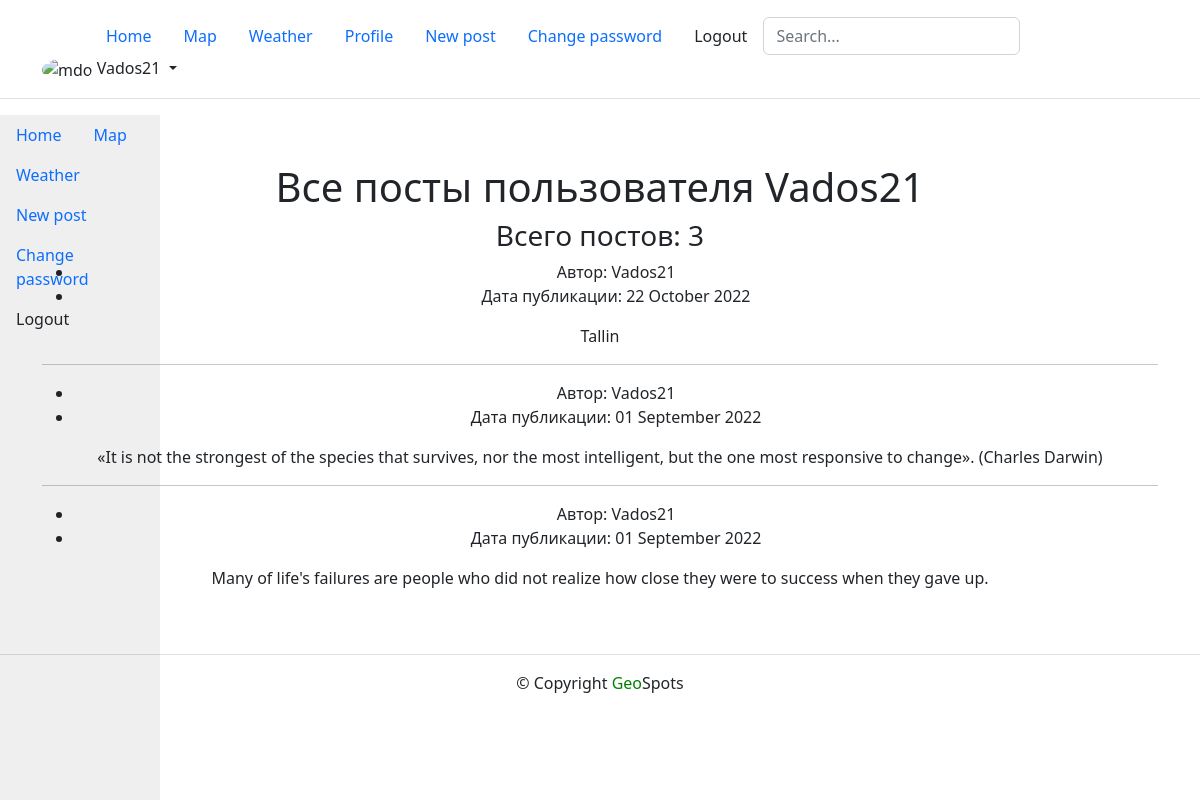
The page /profile/Vados21/ (signed in) on the database as committed earlier.
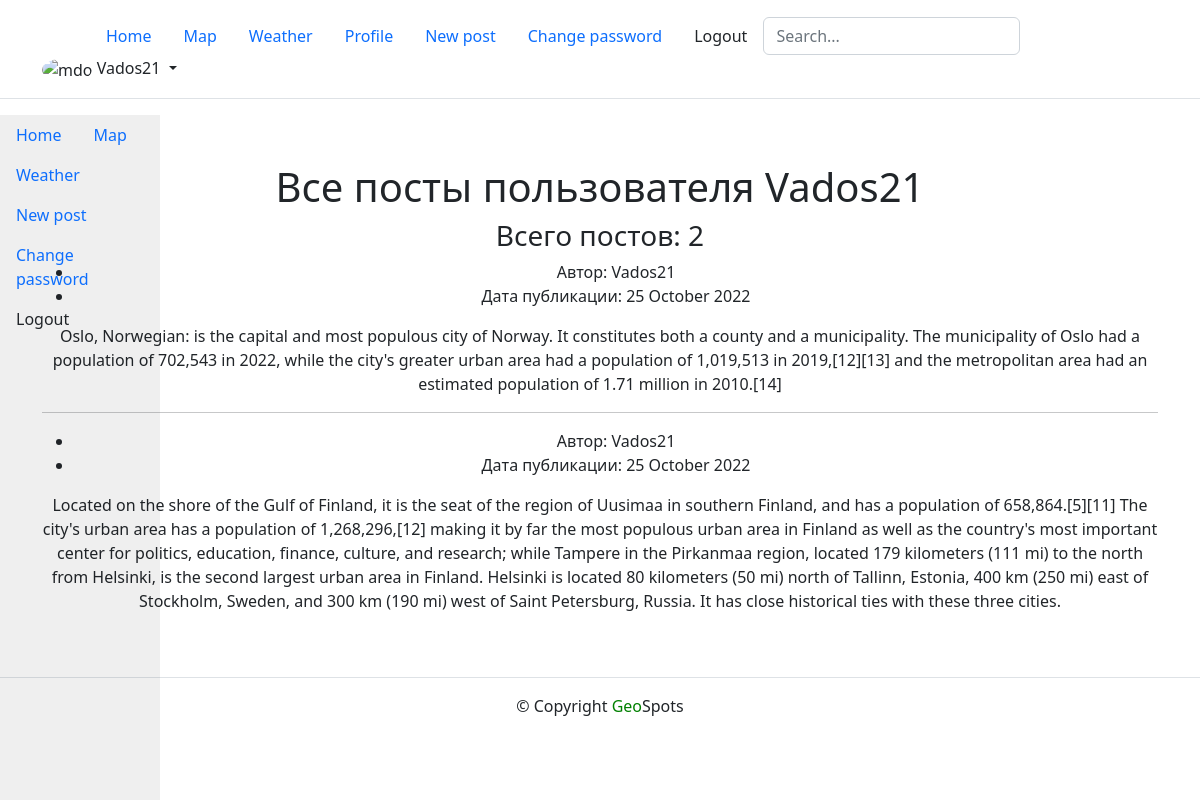
The same page on the database as committed later.
### posts/models.py (models this page shows, shortened)
class Post(models.Model):
    title = models.CharField(max_length=200)
    text = models.TextField()
    pub_date = models.DateTimeField(auto_now_add=True)
    author = models.ForeignKey(
        User,
        on_delete=models.CASCADE,
        related_name='posts'
    )
    group = models.ForeignKey(
        Group, blank=True, null=True,
        on_delete=models.SET_NULL,
        related_name='posts'
    )
    image = models.ImageField(
        'Картинка',
        upload_to='posts/',
        blank=True
    )
    lat = models.DecimalField(max_digits=10, decimal_places=8)
    lon = models.DecimalField(max_digits=10, decimal_places=8)
    likes = models.ManyToManyField(User, related_name='likes', blank=True)
    class Meta:
        ordering = ['-pub_date']

### posts/views.py (the view)
# urls.py: path('profile/<str:username>/', views.profile, name='profile'),
def profile(request, username):
    logging.info('profile started')
    user = get_object_or_404(User, username=username)
    post_list = user.posts.all()
    paginator = Paginator(post_list, 10)
    page_number = request.GET.get('page')
    post_counter = paginator.count
    page_obj = paginator.get_page(page_number)
    context = {
        'username': user,
        'post_counter': post_counter,
        'page_obj': page_obj,
    }
    return render(request, 'posts/profile.html', context)

### posts/templates/posts/profile.html (shortened to what this page needs)
{% extends 'posts/base.html'%}
{% block content %}
<div class="container py-5">
  <h1>Все посты пользователя {{ username }} </h1>
  <h3>Всего постов: {{ post_counter }} </h3>
  <article>
  {% for post in page_obj %}
    <ul>
      <li>
        Автор: {{ username }}
      </li>
      <li>
        Дата публикации: {{ post.pub_date|date:"d E Y" }}
      </li>
    </ul>
    <p>{{ post.text|linebreaksbr }}</p>
    {% if not forloop.last %}<hr>{% endif %}
  {% endfor %}
  </article>
</div>
{% endblock content%}

### posts/templates/posts/base.html (shortened to what this page needs)
<!DOCTYPE html>
<html lang="en">
  <head>
  </head>
  <body>
    <header>
      {% include 'posts/includes/header.html' %}
    </header>
    <div class="sidenav" background="green">
      <nav id="menuVerticsl">
        <ul class="nav nav-pills">
          <li class="nav-item">
            <a class="nav-link" href="/">Home</a>
          </li>
          <li class="nav-item">
            <a class="nav-link" href="{% url 'posts:map' %}">Map</a>
          </li>
          <li class="nav-item">
            <a class="nav-link" href="{% url 'posts:weather' %}">Weather</a>
          </li>
          {% if user.is_authenticated %}
            <li class="nav-item">
              <a class="nav-link" href="{% url 'posts:create_post' %}">New post</a>
            </li>
            <li class="nav-item">
              <a class="nav-link
                "
                href="{% url 'users:password_change' %}"
              >
                Change password
              </a>
            </li>
            <li class="nav-item">
              <a class="nav-link link-dark" href="{% url 'users:logout' %}">Logout</a>
            </li>
          {% endif %}
        </ul>
      </nav>
    </div>
    <main>
      <center>
        {% block content %}
        {% endblock %}
      </center>
    <footer class="border-top text-center py-3">
      {% include 'posts/includes/footer.html' %}
    </footer>
  </body>

### posts/templates/posts/includes/header.html (shortened to what this page needs)
<header class="p-3 mb-3 border-bottom">
  {% load static %}
<link href="https://cdn.jsdelivr.net/npm/bootstrap@5.2.0/dist/css/bootstrap.min.css" rel="stylesheet">
    <div class="container">
      <div class="d-flex flex-wrap align-items-center justify-content-center justify-content-lg-start">
        <a href="/" class="d-flex align-items-center mb-2 mb-lg-0 text-dark text-decoration-none">
          <svg class="bi me-2" width="40" height="32" role="img" aria-label="Bootstrap"><use xlink:href="#bootstrap"/></svg>
        </a>
        <ul class="nav nav-pills">
          <li class="nav-item">
            <a class="nav-link" href="/">Home</a>
          </li>
          <li class="nav-item">
            <a class="nav-link" href="{% url 'posts:map' %}">Map</a>
          </li>
          <li class="nav-item">
            <a class="nav-link" href="{% url 'posts:weather' %}">Weather</a>
          </li>
          {% if user.is_authenticated %}
            <li class="nav-item">
              <a class="nav-link" href="{% url 'posts:profile' user.username %}">Profile</a>
            </li>
            <li class="nav-item">
              <a class="nav-link" href="{% url 'posts:create_post' %}">New post</a>
            </li>
            <li class="nav-item">
              <a class="nav-link
                "
                href="{% url 'users:password_change' %}"
              >
                Change password
              </a>
            </li>
            <li class="nav-item">
              <a class="nav-link link-dark" href="{% url 'users:logout' %}">Logout</a>
            </li>
          {% endif %}
        </ul>
        <form class="col-12 col-lg-auto mb-3 mb-lg-0 me-lg-3" role="search">
          <input type="search" class="form-control" placeholder="Search..." aria-label="Search">
        </form>
        {% if user.is_authenticated %}
          <div class="dropdown text-end">
            <a href="#" class="d-block link-dark text-decoration-none dropdown-toggle" data-bs-toggle="dropdown" aria-expanded="false">
              <img src="https://static.tildacdn.com/tild6333-3538-4664-a134-643134316461/IMG_3183_2_1.png" alt="mdo" width="32" height="32" class="rounded-circle">
                {{ user.username }}
            </a>
          </div>
        {% endif %}
      </div>
    </div>
</header>

### posts/templates/posts/includes/footer.html
<footer>
    <p>© {{ year }} Copyright <span style="color:green">Geo</span>Spots</p>
  </footer>

### posts/templates/posts/base.html (style rules this page uses)
.sidenav { height: 100%; width: 160px; position: fixed; background-color:#1111; }

Rows that differ between the two databases and show on the page:
removed Post: {{ username }} "Vados21", pub_date "22 October 2022", text "Tallin"
removed Post: {{ username }} "Vados21", pub_date "01 September 2022", text "«It is not the strongest of the species that survives, nor the most intelligent, but the one most responsive to change». (Charles Darwin)"
removed Post: {{ username }} "Vados21", pub_date "01 September 2022", text "Many of life's failures are people who did not realize how close they were to success when they gave up."
added Post: {{ username }} "Vados21", pub_date "25 October 2022", text "Oslo, Norwegian: is the capital and most populous city of Norway. It constitutes both a county and a municipality. The municipality of Oslo had a population of 702,543 in 2022, while the city's greater urban area had a population of 1,019,513 in 2019,[12][13] and the metropolitan area had an estimated population of 1.71 million in 2010.[14]"
added Post: {{ username }} "Vados21", pub_date "25 October 2022", text "Located on the shore of the Gulf of Finland, it is the seat of the region of Uusimaa in southern Finland, and has a population of 658,864.[5][11] The city's urban area has a population of 1,268,296,[12] making it by far the most populous urban area in Finland as well as the country's most important center for politics, education, finance, culture, and research; while Tampere in the Pirkanmaa region, located 179 kilometers (111 mi) to the north from Helsinki, is the second largest urban area in Finland. Helsinki is located 80 kilometers (50 mi) north of Tallinn, Estonia, 400 km (250 mi) east of Stockholm, Sweden, and 300 km (190 mi) west of Saint Petersburg, Russia. It has close historical…"
Other text that changed with them:
{{ post_counter }}: "3" → "2"
